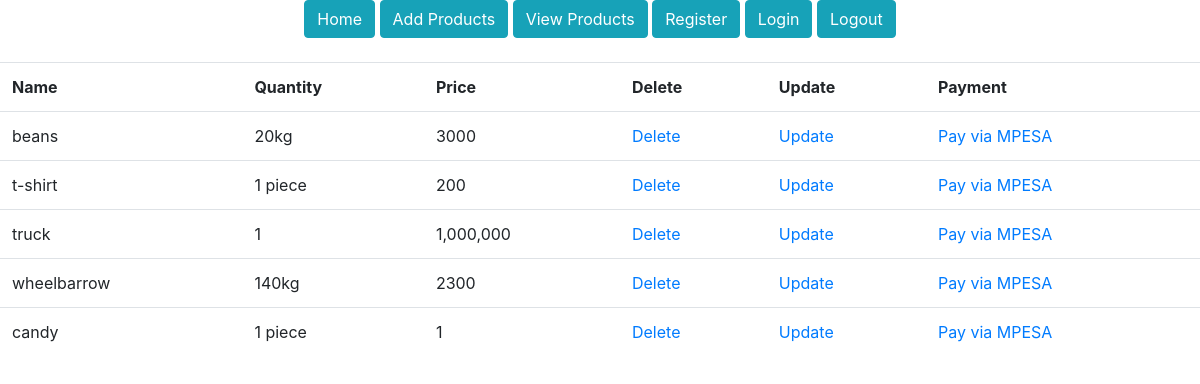
Screenshot of /products/ (signed in) with the database file from the repository.
### morningDjangoProject/models.py (models this page shows)
class Products(models.Model):
    prod_name = models.CharField(max_length=30, blank=False, null=False)
    prod_quantity = models.CharField(max_length=30, blank=False, null=False)
    prod_price = models.CharField(max_length=30, blank=False, null=False)

### morningDjangoProject/views.py (the view)
# urls.py: path('products/', general_views.view_products, name='products'),
@login_required
def view_products(request):
    products = Products.objects.all()
    return render(request,'products.html', {'products': products})

### templates/products.html
{% extends 'base.html' %}
{% load static %}
{% block content %}
    <section class="products-section">
    <div class="products-section-container">
        <table class="table">
            <tr>
                <th>Name</th>
                <th>Quantity</th>
                <th>Price</th>
                <th>Delete</th>
                <th>Update</th>
                <th>Payment</th>
            </tr>
            {% for product in products %}
            <tr>
                <td>{{ product.prod_name }}</td>
                <td>{{ product.prod_quantity }}</td>
                <td>{{ product.prod_price }}</td>
                <td><a href="/delete-product/{{ product.id }}">Delete</a></td>
                <td><a href="/update-product/{{ product.id }}">Update</a></td>
                <td><a href="/pay/{{ product.id }}">Pay via MPESA</a></td>
            </tr>
            {% endfor %}
        </table>
    </div>
    </section>
{% endblock %}

### templates/base.html (shortened to what this page needs)
<!DOCTYPE html>
<html lang="en">
<head>
    {% load static %}
    {% load crispy_forms_tags %}
    <link rel="stylesheet" href="{% static 'bootstrap/css/bootstrap.css' %}">
</head>
<body>
    <section class="navigation-section">
        <div class="navigation-section-container d-flex justify-content-center mb-4">
            <nav class="navigation">
                <a href="{% url 'home' %}"><button class="btn btn-info">Home</button></a>
                <a href="{% url 'add-product' %}"><button class="btn btn-info">Add Products</button></a>
                <a href="{% url 'products' %}"><button class="btn btn-info" >View Products</button></a>
                <a href="{% url 'register' %}"><button class="btn btn-info">Register</button></a>
                <a href="{% url 'login' %}"><button class="btn btn-info" >Login</button></a>
                <a href="{% url 'logout' %}"><button class="btn btn-info">Logout</button></a>
            </nav>
        </div>
    </section>
{% block content %}
{% endblock %}
</body>
</html>

### rows the page displays
Products: prod_name "beans", prod_quantity "20kg", prod_price "3000"
Products: prod_name "t-shirt", prod_quantity "1 piece", prod_price "200"
Products: prod_name "truck", prod_quantity "1", prod_price "1,000,000"
Products: prod_name "wheelbarrow", prod_quantity "140kg", prod_price "2300"
Products: prod_name "candy", prod_quantity "1 piece", prod_price "1"
